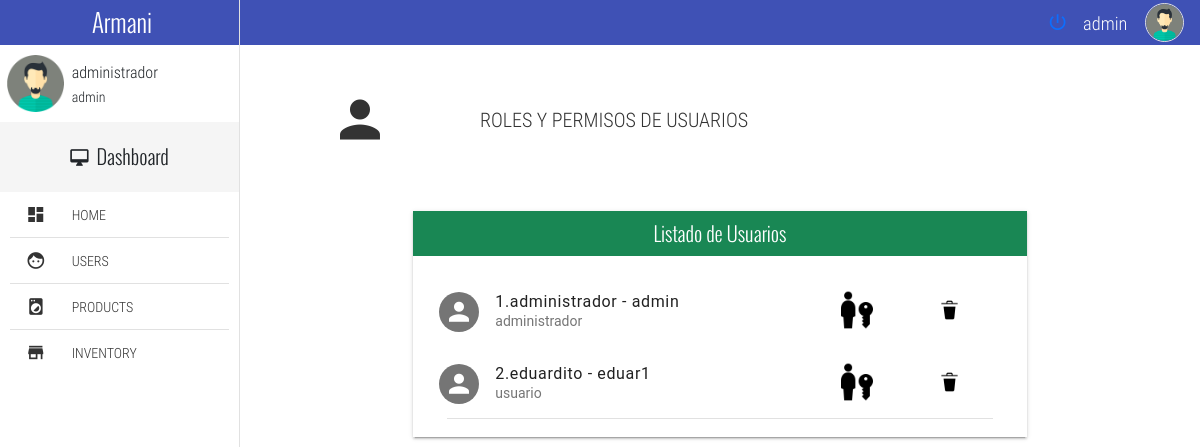
The page /adminpage/ (signed in) on the database as committed earlier.
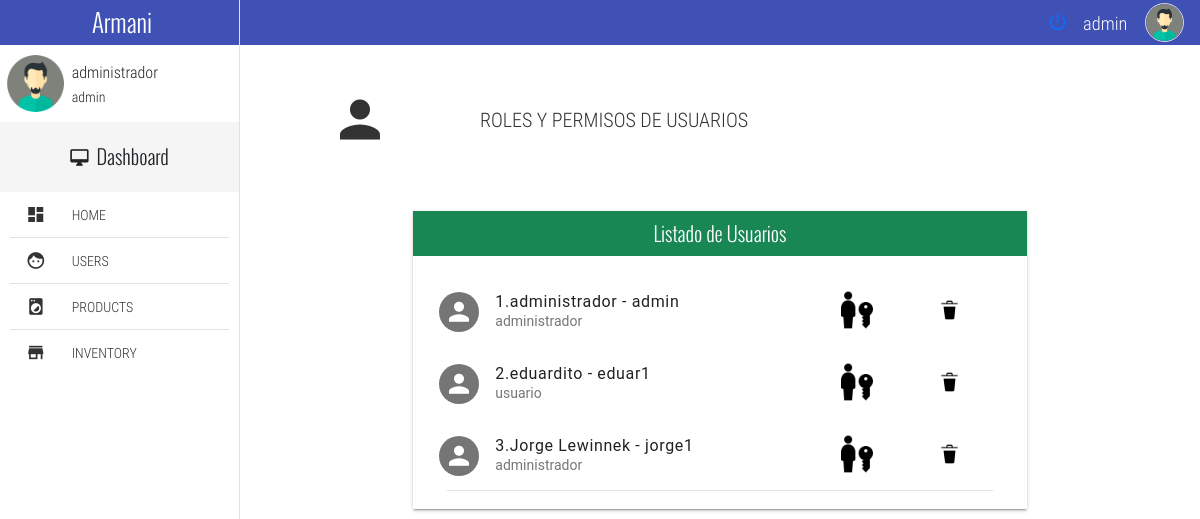
The same page on the database as committed later.
### tables this page shows
CREATE TABLE usuarios (usuario STRING PRIMARY KEY NOT NULL, nombre STRING NOT NULL, clave STRING NOT NULL, tipousuario STRING NOT NULL, balance REAL NOT NULL, listadeseo STRING, carrito STRING);

### views.py (the view)
@main.route( '/adminpage/', methods = ['GET','POST'])
@login_required
def gestionusuario():
    db = get_db()
    try:
        consulta = db.execute('select * from usuarios').fetchall()
        db.commit()
    except Exception as e:
        print('Exception: {}'.format(e))
    close_db()
    return render_template('admin.html', usuarios = consulta)

### db.py (called while the page is built)
def get_db():
    try:
        if 'db' not in g:
            g.db=sqlite3.connect('proyectoecommerce.db')
            print('conectada')
            return g.db
    except Error:
        print(Error)

### views.py (called while the page is built)
def login_required(view):
    @functools.wraps(view)
    def wraped_view(**kwargs):
        if 'usuario' not in session:
            return redirect(url_for('main.login'))
        return view(**kwargs)
    return wraped_view

### templates/admin.html
{% extends 'baseadmin.html' %}
{% block cuerpo %}
	<section class="full-width pageContent">
		<section class="full-width header-well">
			<div class="full-width header-well-icon">
				<i class="zmdi zmdi-account"></i>
			</div>
			<div class="full-width text center header-well-text">
				<p class="text-condensedLight">
					ROLES Y PERMISOS DE USUARIOS
				</p>
			</div>
		</section>
			<div class="mdl-tabs__panel" id="tabListAdmin">
				<div class="mdl-grid">
					<div class="mdl-cell mdl-cell--4-col-phone mdl-cell--8-col-tablet mdl-cell--8-col-desktop mdl-cell--2-offset-desktop">
						<div class="full-width panel mdl-shadow--2dp">
							<div class="full-width panel-tittle bg-success text-center tittles">
								Listado de Usuarios
							</div>
							<div class="full-width panel-content">
								<div class="mdl-list">
									{% for usuario in usuarios %}
									<div class="mdl-list__item mdl-list__item--two-line">
										<span class="mdl-list__item-primary-content">
											<i class="zmdi zmdi-account mdl-list__item-avatar"></i>
											<span>{{ loop.index }}.{{ usuario[1] }} - {{ usuario[0] }}</span>
											<span class="mdl-list__item-sub-title">{{ usuario[3] }}</span>
										</span>
										<a class="mdl-list__item-secondary-action" href="{{url_for('main.modificarpermiso',type=usuario[0], variable =usuario[3] )}}" class="btn btn-secondary"><img class = "img-fluid" style= "width:40%;" src= "{{ url_for('static', filename='img/derusuario.png') }}" title = "Actualizar Permiso"></a>
										<a class="mdl-list__item-secondary-action" href="{{url_for('main.borrarusuario',variable=usuario[0])}}" class="btn btn-secondary"><img class = "img-fluid" style= "width:40%;" src= "{{ url_for('static', filename='img/icodelete.png') }}" title = "Borrar Usuario"></a>
									</div>
									{% endfor %}
									<li class="full-width divider-menu-h"></li>
								</div>
							</div>
						</div>
					</div>
				</div>
		</div>
	</section>
</body>
</html>
{% endblock %}

### templates/baseadmin.html (shortened to what this page needs)
<!DOCTYPE html>
<html>
<head>
	<link rel="stylesheet" href="{{ url_for('static', filename='css/normalize.css') }}"/>
	<link rel="stylesheet" href="{{ url_for('static', filename='css/material.min.css') }}"/>
	<link rel="stylesheet" href="{{ url_for('static', filename='css/material-design-iconic-font.min.css') }}"/>
	<link rel="stylesheet" href="{{ url_for('static', filename='css/jquery.mCustomScrollbar.css') }}"/>
	<link rel="stylesheet" href="{{ url_for('static', filename='css/main.css') }}"/>
	<link href="https://cdn.jsdelivr.net/npm/bootstrap@5.1.2/dist/css/bootstrap.min.css" rel="stylesheet">
</head>
<body>
	<div class="full-width navBar">
		<div class="full-width navBar-options">
			<nav class="navBar-options-list">
				<ul class="list-unstyle">
					<a href="{{url_for('main.logout')}}" style="text-decoration: none;"><li class="btn-exit" id="btn-exit">
						<i class="zmdi zmdi-power"></i>
					</li></a>
					<li class="text-condensedLight noLink" ><small>{{ session['usuario'] }}</small></li>
					<li class="noLink">
						<figure>
							<img src="{{ url_for('static', filename='img/avatar-male.png') }}" class="img-fluid" alt="...">
						</figure>
					</li>
				</ul>
			</nav>
		</div>
	</div>
	<section class="full-width navLateral">
		<div class="full-width navLateral-bg btn-menu"></div>
		<div class="full-width navLateral-body">
			<div class="full-width navLateral-body-logo text-center tittles">
				 Armani
			</div>
			<figure class="full-width" style="height: 77px;">
				<div class="navLateral-body-cl">
					<img src="{{ url_for('static', filename='img/avatar-male.png') }}" class="img-fluid" alt="...">
				</div>
				<figcaption class="navLateral-body-cr hide-on-tablet">
					<span>
						{{ session['nombre'] }}<br>
						<small>{{ session['usuario'] }}</small>
					</span>
				</figcaption>
			</figure>
			<div class="full-width tittles navLateral-body-tittle-menu">
				<i class="zmdi zmdi-desktop-mac"></i><span class="hide-on-tablet">&nbsp; Dashboard</span>
			</div>
			<nav class="full-width">
				<ul class="full-width list-unstyle menu-principal">
					<li class="full-width">
						<a href="{{url_for('main.home')}}" class="full-width">
							<div class="navLateral-body-cl">
								<i class="zmdi zmdi-view-dashboard"></i>
							</div>
							<div class="navLateral-body-cr hide-on-tablet">
								HOME
							</div>
						</a>
					</li>
					<li class="full-width divider-menu-h"></li>
					<li class="full-width">
						<a href="{{url_for('main.gestionusuario')}}" class="full-width btn-subMenu">
							<div class="navLateral-body-cl">
								<i class="zmdi zmdi-face"></i>
							</div>
							<div class="navLateral-body-cr hide-on-tablet">
								USERS
							</div>
						</a>
					</li>
					<li class="full-width divider-menu-h"></li>
					<li class="full-width">
						<a href="{{url_for('main.gestionproducto')}}" class="full-width">
							<div class="navLateral-body-cl">
								<i class="zmdi zmdi-washing-machine"></i>
							</div>
							<div class="navLateral-body-cr hide-on-tablet">
								PRODUCTS
							</div>
						</a>
					</li>
					<li class="full-width divider-menu-h"></li>
					<li class="full-width">
						<a href="{{url_for('main.inventory')}}" class="full-width">
							<div class="navLateral-body-cl">
								<i class="zmdi zmdi-store"></i>
							</div>
							<div class="navLateral-body-cr hide-on-tablet">
								INVENTORY
							</div>
						</a>
					</li>
				</ul>
			</nav>
		</div>
	</section>
    {% block cuerpo %} {% endblock %}

Rows that differ between the two databases and show on the page:
added usuarios: nombre "Jorge Lewinnek", usuario "jorge1", tipousuario "administrador"
